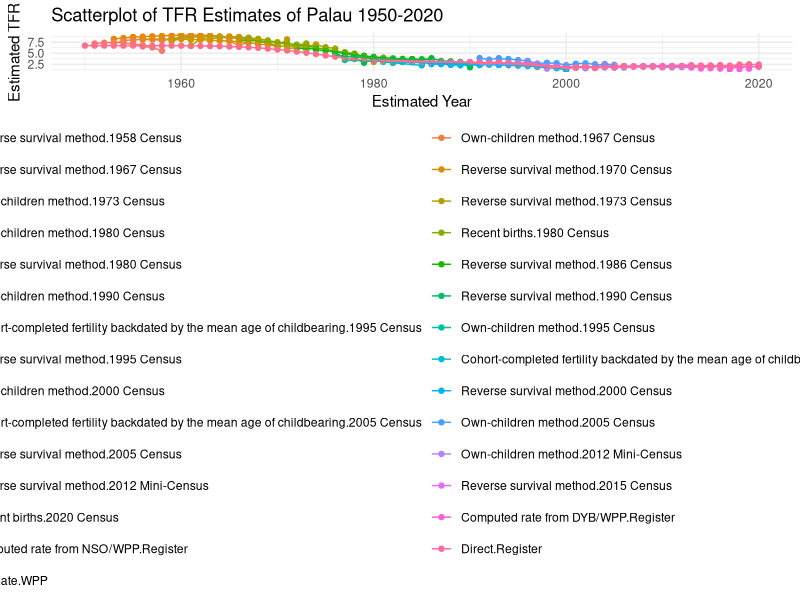

R code for this plot:
## ---- chunk 1
library(tidyverse)
## ---- chunk 2
data = read_csv("data/tfr_estimates.csv") %>%
  as_tibble()
## ---- chunk 3
# create the scatter plot
ggplot(data, aes(x = estimated_year,
                 y = estimated_tfr,
                 color = interaction(estimate_method,
                                     data_source))) +
  geom_point() +
  geom_line() +
  labs(x = "Estimated Year",
       y = "Estimated TFR",
       title = "Scatterplot of TFR Estimates of Palau 1950-2020",
       color = "") +
  theme_minimal() +
  theme(legend.position = "bottom",
        legend.box="vertical", legend.margin=margin()) +
    guides(color=guide_legend(nrow=15, byrow=TRUE))
